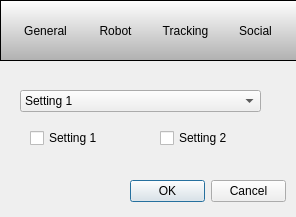
<?xml version="1.0" encoding="UTF-8"?>
<ui version="4.0">
 <class>Dialog</class>
 <widget class="QDialog" name="Dialog">
  <property name="geometry">
   <rect>
    <x>0</x>
    <y>0</y>
    <width>296</width>
    <height>217</height>
   </rect>
  </property>
  <property name="windowTitle">
   <string>Dialog</string>
  </property>
  <property name="styleSheet">
   <string notr="true"/>
  </property>
  <widget class="QDialogButtonBox" name="buttonBox">
   <property name="geometry">
    <rect>
     <x>130</x>
     <y>180</y>
     <width>156</width>
     <height>23</height>
    </rect>
   </property>
   <property name="standardButtons">
    <set>QDialogButtonBox::Cancel|QDialogButtonBox::Ok</set>
   </property>
  </widget>
  <widget class="QFrame" name="frame">
   <property name="geometry">
    <rect>
     <x>0</x>
     <y>0</y>
     <width>401</width>
     <height>61</height>
    </rect>
   </property>
   <property name="styleSheet">
    <string notr="true">QFrame {
background-color: qlineargradient(spread:pad, x1:1, y1:1, x2:1, y2:0, stop:0 rgba(176, 176, 176, 255), stop:1 rgba(255, 255, 255, 255));
}

QToolButton {
background-color: transparent;
border: none;
}

QToolButton:checked, QToolButton:pressed {
background-color: rgb(193, 210, 230);
border: 1px solid rgb(60, 127, 177);
}

QToolButton:hover {
background-color: rgb(224, 232, 246);
}

QToolButton:checked:hover {
background-color: rgb(193, 210, 230);
}</string>
   </property>
   <property name="frameShape">
    <enum>QFrame::StyledPanel</enum>
   </property>
   <property name="frameShadow">
    <enum>QFrame::Raised</enum>
   </property>
   <widget class="QToolButton" name="toolButton">
    <property name="geometry">
     <rect>
      <x>20</x>
      <y>10</y>
      <width>51</width>
      <height>41</height>
     </rect>
    </property>
    <property name="text">
     <string>General</string>
    </property>
    <property name="icon">
     <iconset resource="icons.qrc">
      <normaloff>:/icons/facebook.png</normaloff>:/icons/facebook.png</iconset>
    </property>
    <property name="iconSize">
     <size>
      <width>32</width>
      <height>32</height>
     </size>
    </property>
    <property name="checkable">
     <bool>true</bool>
    </property>
    <property name="autoExclusive">
     <bool>true</bool>
    </property>
    <property name="toolButtonStyle">
     <enum>Qt::ToolButtonTextUnderIcon</enum>
    </property>
   </widget>
   <widget class="QToolButton" name="toolButton_2">
    <property name="geometry">
     <rect>
      <x>90</x>
      <y>10</y>
      <width>51</width>
      <height>41</height>
     </rect>
    </property>
    <property name="text">
     <string>Robot</string>
    </property>
    <property name="icon">
     <iconset resource="icons.qrc">
      <normaloff>:/icons/linkedin.png</normaloff>:/icons/linkedin.png</iconset>
    </property>
    <property name="iconSize">
     <size>
      <width>32</width>
      <height>32</height>
     </size>
    </property>
    <property name="checkable">
     <bool>true</bool>
    </property>
    <property name="autoExclusive">
     <bool>true</bool>
    </property>
    <property name="toolButtonStyle">
     <enum>Qt::ToolButtonTextUnderIcon</enum>
    </property>
   </widget>
   <widget class="QToolButton" name="toolButton_3">
    <property name="geometry">
     <rect>
      <x>160</x>
      <y>10</y>
      <width>51</width>
      <height>41</height>
     </rect>
    </property>
    <property name="text">
     <string>Tracking</string>
    </property>
    <property name="icon">
     <iconset resource="icons.qrc">
      <normaloff>:/icons/linux.png</normaloff>:/icons/linux.png</iconset>
    </property>
    <property name="iconSize">
     <size>
      <width>32</width>
      <height>32</height>
     </size>
    </property>
    <property name="checkable">
     <bool>true</bool>
    </property>
    <property name="autoExclusive">
     <bool>true</bool>
    </property>
    <property name="toolButtonStyle">
     <enum>Qt::ToolButtonTextUnderIcon</enum>
    </property>
   </widget>
   <widget class="QToolButton" name="toolButton_4">
    <property name="geometry">
     <rect>
      <x>230</x>
      <y>10</y>
      <width>51</width>
      <height>41</height>
     </rect>
    </property>
    <property name="text">
     <string>Social</string>
    </property>
    <property name="icon">
     <iconset resource="icons.qrc">
      <normaloff>:/icons/youtube.png</normaloff>:/icons/youtube.png</iconset>
    </property>
    <property name="iconSize">
     <size>
      <width>32</width>
      <height>32</height>
     </size>
    </property>
    <property name="checkable">
     <bool>true</bool>
    </property>
    <property name="autoExclusive">
     <bool>true</bool>
    </property>
    <property name="toolButtonStyle">
     <enum>Qt::ToolButtonTextUnderIcon</enum>
    </property>
   </widget>
  </widget>
  <widget class="QStackedWidget" name="stackedWidget">
   <property name="geometry">
    <rect>
     <x>0</x>
     <y>70</y>
     <width>281</width>
     <height>101</height>
    </rect>
   </property>
   <property name="currentIndex">
    <number>0</number>
   </property>
   <widget class="QWidget" name="page">
    <widget class="QCheckBox" name="checkBox_3">
     <property name="geometry">
      <rect>
       <x>160</x>
       <y>60</y>
       <width>75</width>
       <height>16</height>
      </rect>
     </property>
     <property name="text">
      <string>Setting 2</string>
     </property>
    </widget>
    <widget class="QComboBox" name="comboBox_2">
     <property name="geometry">
      <rect>
       <x>20</x>
       <y>20</y>
       <width>241</width>
       <height>22</height>
      </rect>
     </property>
     <item>
      <property name="text">
       <string>Setting 1</string>
      </property>
     </item>
     <item>
      <property name="text">
       <string>Setting 2</string>
      </property>
     </item>
    </widget>
    <widget class="QCheckBox" name="checkBox_4">
     <property name="geometry">
      <rect>
       <x>30</x>
       <y>60</y>
       <width>75</width>
       <height>16</height>
      </rect>
     </property>
     <property name="text">
      <string>Setting 1</string>
     </property>
    </widget>
   </widget>
   <widget class="QWidget" name="page_3"/>
   <widget class="QWidget" name="page_4"/>
   <widget class="QWidget" name="page_2"/>
  </widget>
 </widget>
 <resources>
  <include location="icons.qrc"/>
 </resources>
 <connections/>
</ui>
